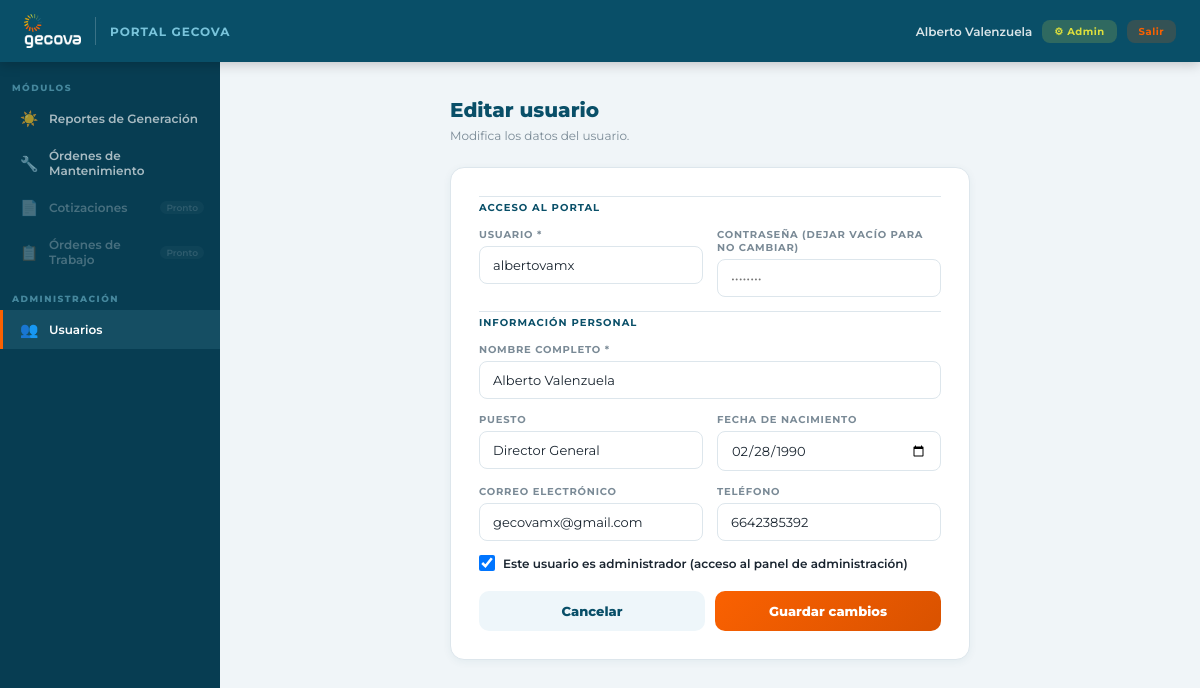
The app's page /admin/usuario/1/editar (signed in) with its own data.
### tables this page shows
CREATE TABLE usuarios (
                id          INTEGER PRIMARY KEY AUTOINCREMENT,
                usuario     TEXT UNIQUE NOT NULL,
                password    TEXT NOT NULL,
                nombre      TEXT NOT NULL,
                puesto      TEXT,
                nacimiento  TEXT,
                correo      TEXT,
                telefono    TEXT,
                es_admin    INTEGER DEFAULT 0,
                activo      INTEGER DEFAULT 1,
                creado      TEXT DEFAULT (datetime('now','localtime'))
            );

### app.py (the view, shortened to what this page needs)
@app.route('/admin/usuario/<int:uid>/editar', methods=['GET','POST'])
@login_requerido
@admin_requerido
def editar_usuario(uid):
    error = None
    with get_db() as db:
        u = db.execute('SELECT * FROM usuarios WHERE id=?', (uid,)).fetchone()
    if not u:
        return redirect(url_for('admin'))
    return render_template('usuario_form.html', error=error, usuario=u,
                           nombre=session['nombre_completo'], modo='editar',
                           es_admin=session.get('es_admin', False), logo_b64=LOGO_B64, active='admin')

### app.py (called while the page is built)
def get_db():
    conn = sqlite3.connect(DB_PATH)
    conn.row_factory = sqlite3.Row
    return conn

def login_requerido(f):
    @wraps(f)
    def decorated(*args, **kwargs):
        if 'usuario_id' not in session:
            return redirect(url_for('login'))
        return f(*args, **kwargs)
    return decorated

def admin_requerido(f):
    @wraps(f)
    def decorated(*args, **kwargs):
        if not session.get('es_admin'):
            return redirect(url_for('index'))
        return f(*args, **kwargs)
    return decorated

### templates/usuario_form.html (shortened to what this page needs)
{% extends "base.html" %}
{% block content %}
<main>
  <div class="page-title">{{ 'Nuevo usuario' if modo == 'nuevo' else 'Editar usuario' }}</div>
  <div class="page-sub">{{ 'Completa los datos del nuevo usuario.' if modo == 'nuevo' else 'Modifica los datos del usuario.' }}</div>
  <div class="card">
    <form method="POST">
      <div class="form-grid">
        <div class="form-group full">
          <div class="divider"><div class="divider-label">Acceso al portal</div></div>
        </div>
        <div class="form-group">
          <label>Usuario *</label>
          <input type="text" name="usuario" value="{{ usuario.usuario if usuario else '' }}"
                 placeholder="ej. jgarcia" required>
        </div>
        <div class="form-group">
          <label>Contraseña {{ '(dejar vacío para no cambiar)' if modo == 'editar' else '*' }}</label>
          <input type="password" name="password" placeholder="••••••••" {{ 'required' if modo == 'nuevo' else '' }}>
        </div>
        <div class="form-group full">
          <div class="divider"><div class="divider-label">Información personal</div></div>
        </div>
        <div class="form-group full">
          <label>Nombre completo *</label>
          <input type="text" name="nombre" value="{{ usuario.nombre if usuario else '' }}" placeholder="ej. Juan García López" required>
        </div>
        <div class="form-group">
          <label>Puesto</label>
          <input type="text" name="puesto" value="{{ usuario.puesto if usuario else '' }}" placeholder="ej. Técnico instalador">
        </div>
        <div class="form-group">
          <label>Fecha de nacimiento</label>
          <input type="date" name="nacimiento" value="{{ usuario.nacimiento if usuario else '' }}">
        </div>
        <div class="form-group">
          <label>Correo electrónico</label>
          <input type="email" name="correo" value="{{ usuario.correo if usuario else '' }}" placeholder="correo@gecova.mx">
        </div>
        <div class="form-group">
          <label>Teléfono</label>
          <input type="tel" name="telefono" value="{{ usuario.telefono if usuario else '' }}" placeholder="664 000 0000">
        </div>
        <div class="form-group full">
          <div class="checkbox-row">
            <input type="checkbox" name="es_admin" id="es_admin" {{ 'checked' if usuario and usuario.es_admin else '' }}>
            <label for="es_admin">Este usuario es administrador (acceso al panel de administración)</label>
          </div>
        </div>
      </div>
      <div class="btn-row">
        <a href="/admin" class="btn btn-secondary" style="text-align:center;text-decoration:none;">Cancelar</a>
        <button type="submit" class="btn btn-primary">
          {{ 'Crear usuario' if modo == 'nuevo' else 'Guardar cambios' }}
        </button>
      </div>
    </form>
  </div>
</main>
{% endblock %}

### templates/base.html (shortened to what this page needs)
<!DOCTYPE html>
<html lang="es">
<head>
</head>
<body>
<header>
  <div class="header-left">
    <img alt="GECOVA" class="header-logo">
    <span class="header-app-name">Portal GECOVA</span>
  </div>
  <div class="header-right">
    <span class="header-user">{{ nombre }}</span>
    {% if es_admin %}<a href="/admin" class="btn-header btn-admin">⚙ Admin</a>{% endif %}
    <a href="/logout" class="btn-header btn-logout">Salir</a>
  </div>
</header>
<div class="app-body">
  <nav class="sidebar">
    <div class="sidebar-section">Módulos</div>
    <a href="/generacion" class="nav-item {% if active == 'generacion' %}active{% endif %}">
      <span class="nav-icon">☀️</span><span>Reportes de Generación</span>
    </a>
    <a href="/mantenimiento" class="nav-item {% if active == 'mantenimiento' %}active{% endif %}">
      <span class="nav-icon">🔧</span><span>Órdenes de Mantenimiento</span>
    </a>
    <div class="nav-item disabled">
      <span class="nav-icon">📄</span><span>Cotizaciones</span><span class="nav-soon">Pronto</span>
    </div>
    <div class="nav-item disabled">
      <span class="nav-icon">📋</span><span>Órdenes de Trabajo</span><span class="nav-soon">Pronto</span>
    </div>
    {% if es_admin %}
    <div class="sidebar-section">Administración</div>
    <a href="/admin" class="nav-item {% if active == 'admin' %}active{% endif %}">
      <span class="nav-icon">👥</span><span>Usuarios</span>
    </a>
    {% endif %}
  </nav>
  <div class="content-area">
    {% block content %}{% endblock %}
  </div>
</div>
</body>
</html>

### records on screen
usuarios: nombre "Alberto Valenzuela", usuario "albertovamx", puesto "Director General", nacimiento "02/28/1990", correo "gecovamx@gmail.com", telefono "6642385392"

### other values on screen
{{ 'Nuevo usuario' if modo == 'nuevo' else 'Editar usuario' }} "Editar usuario"
{{ '(dejar vacío para no cambiar)' if modo == 'editar' else '*' }} "(DEJAR VACÍO PARA NO CAMBIAR)"
{{ 'Crear usuario' if modo == 'nuevo' else 'Guardar cambios' }} "Guardar cambios"
